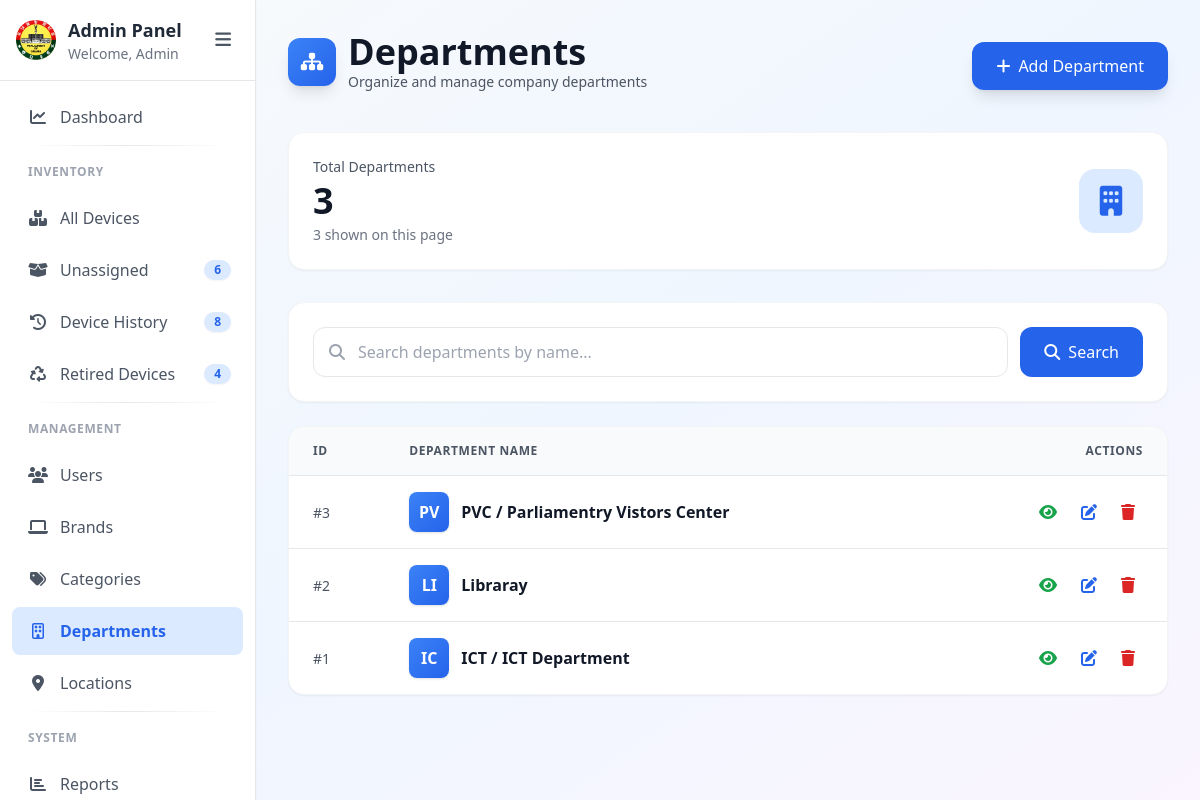
The page /departments.php on the database its author committed.
### tables this page shows
CREATE TABLE `departments` (
  `id` int(11) NOT NULL,
  `department_name` varchar(255) NOT NULL,
  `department_code` varchar(20) DEFAULT NULL
);

### departments.php (the view, shortened to what this page needs)
<?php
$db = new Database();
$conn = $db->getConnection();
$search = trim($_GET['search'] ?? '');
$page = max(1, (int) ($_GET['page'] ?? 1));
$perPage = 10;
$offset = ($page - 1) * $perPage;
$countSql = "SELECT COUNT(*) FROM departments";
$stmt = $conn->prepare($countSql);
$stmt->execute();
$stmt->bind_result($totalRecords);
$sql = "SELECT * FROM departments";
$params = [];
$types = "";
$sql .= " ORDER BY id DESC LIMIT ? OFFSET ?";
$params[] = $perPage;
$params[] = $offset;
$types .= "ii";
$stmt = $conn->prepare($sql);
$stmt->bind_param($types, ...$params);
$stmt->execute();
$result = $stmt->get_result();
$departments = $result->fetch_all(MYSQLI_ASSOC);
?>
<!DOCTYPE html>
<html lang="en">
<head>
    <script src="https://cdn.tailwindcss.com"></script>
    <link rel="stylesheet" href="https://cdnjs.cloudflare.com/ajax/libs/font-awesome/6.5.1/css/all.min.css">
</head>
<body class="bg-gradient-to-br from-gray-50 via-blue-50 to-purple-50 min-h-screen">
    <?php include 'sidebar.php'; ?>
    <main id="mainContent" class="p-4 md:p-8 max-w-7xl mx-auto">
        <div class="mb-8">
            <div class="flex flex-col md:flex-row md:items-center md:justify-between gap-4">
                <div>
                    <div class="flex items-center gap-3 mb-2">
                        <div
                            class="w-12 h-12 bg-gradient-to-br from-blue-500 to-blue-600 rounded-xl flex items-center justify-center shadow-lg">
                            <i class="fas fa-sitemap text-white text-xl"></i>
                        </div>
                        <div>
                            <h1 class="text-3xl md:text-4xl font-bold text-gray-900">Departments</h1>
                            <p class="text-gray-600 text-sm">Organize and manage company departments</p>
                        </div>
                    </div>
                </div>
                <button onclick="openAddModal()"
                    class="inline-flex items-center justify-center px-6 py-3 bg-gradient-to-r from-blue-600 to-blue-600 text-white rounded-xl hover:from-blue-700 hover:to-blue-700 transition-all shadow-lg hover:shadow-xl transform hover:-translate-y-0.5">
                    <i class="fas fa-plus mr-2"></i>
                    Add Department
                </button>
            </div>
        </div>
        <div class="mb-8">
            <div class="bg-white rounded-2xl shadow-sm hover:shadow-md transition-shadow p-6 border border-gray-100">
                <div class="flex items-center justify-between">
                    <div>
                        <p class="text-sm font-medium text-gray-600 mb-1">Total Departments</p>
                        <p class="text-4xl font-bold text-gray-900"><?= $totalRecords ?></p>
                        <p class="text-sm text-gray-500 mt-1">
                            <?= count($departments) ?> shown on this page
                        </p>
                    </div>
                    <div
                        class="w-16 h-16 bg-gradient-to-br from-blue-100 to-blue-100 rounded-2xl flex items-center justify-center">
                        <i class="fas fa-building text-3xl text-blue-600"></i>
                    </div>
                </div>
            </div>
        </div>
        <div class="bg-white rounded-2xl shadow-sm border border-gray-100 p-6 mb-6">
            <form method="GET" class="flex gap-3">
                <div class="flex-1 relative">
                    <i class="fas fa-search absolute left-4 top-1/2 transform -translate-y-1/2 text-gray-400"></i>
                    <input type="text" name="search" value="<?= htmlspecialchars($search) ?>"
                        placeholder="Search departments by name..."
                        class="w-full pl-11 pr-4 py-3 border border-gray-200 rounded-xl focus:outline-none focus:ring-2 focus:ring-blue-500 focus:border-transparent transition">
                </div>
                <button type="submit"
                    class="px-6 py-3 bg-blue-600 text-white rounded-xl hover:bg-blue-700 transition-colors">
                    <i class="fas fa-search mr-2"></i>Search
                </button>
            </form>
        </div>
        <div class="bg-white rounded-2xl shadow-sm border border-gray-100 overflow-hidden">
            <div class="hidden md:block overflow-x-auto">
                <table class="w-full">
                    <thead>
                        <tr class="bg-gray-50 border-b border-gray-200">
                            <th
                                class="px-6 py-4 text-left text-xs font-semibold text-gray-600 uppercase tracking-wider">
                                ID</th>
                            <th
                                class="px-6 py-4 text-left text-xs font-semibold text-gray-600 uppercase tracking-wider">
                                Department Name</th>
                            <th
                                class="px-6 py-4 text-right text-xs font-semibold text-gray-600 uppercase tracking-wider">
                                Actions</th>
                        </tr>
                    </thead>
                    <tbody class="divide-y divide-gray-200">
                        <?php if ($departments): ?>
                            <?php foreach ($departments as $dep): ?>
                                <tr class="hover:bg-gray-50 transition-colors">
                                    <td class="px-6 py-4">
                                        <span class="text-sm font-medium text-gray-600">#<?= $dep['id'] ?></span>
                                    </td>
                                    <td class="px-6 py-4">
                                        <div class="flex items-center gap-3">
                                            <div
                                                class="w-10 h-10 bg-gradient-to-br from-blue-500 to-blue-600 rounded-lg flex items-center justify-center text-white font-bold shadow">
                                                <?= strtoupper(substr($dep['department_name'], 0, 2)) ?>
                                            </div>
                                            <span
                                                class="font-semibold text-gray-900 text-base"><?= htmlspecialchars($dep['department_name']) ?></span>
                                        </div>
                                    </td>
                                    <td class="px-6 py-4">
                                        <div class="flex items-center justify-end gap-2">
                                            <button onclick='openViewModal(<?= json_encode($dep) ?>)'
                                                class="p-2 text-green-600 hover:bg-green-50 rounded-lg transition-colors"
                                                title="View Details">
                                                <i class="fas fa-eye"></i>
                                            </button>
                                            <button onclick='openEditModal(<?= json_encode($dep) ?>)'
                                                class="p-2 text-blue-600 hover:bg-blue-50 rounded-lg transition-colors"
                                                title="Edit Department">
                                                <i class="fas fa-edit"></i>
                                            </button>
                                            <a href="?delete=<?= $dep['id'] ?>"
                                                onclick="return confirm('Delete this department? This action cannot be undone.')"
                                                class="p-2 text-red-600 hover:bg-red-50 rounded-lg transition-colors"
                                                title="Delete Department">
                                                <i class="fas fa-trash"></i>
                                            </a>
                                        </div>
                                    </td>
                                </tr>
                            <?php endforeach; ?>
                        <?php endif; ?>
                    </tbody>
                </table>
            </div>
        </div>
    </main>
</body>
</html>

### sidebar.php (style rules this page uses)
#mainContent { margin-left: 16rem; transition: margin-left 0.3s ease; }

### rows shown on the page
departments: id "3", department_name "PV", department_name "PVC / Parliamentry Vistors Center"
departments: id "2", department_name "LI", department_name "Libraray"
departments: id "1", department_name "IC", department_name "ICT / ICT Department"

### other values the page prints
$_SESSION['full_name'] "Admin"
$unassignedCount "6"
$historyCount "8"
$retiredCount "4"
$totalRecords "3"
count($departments) "3"
